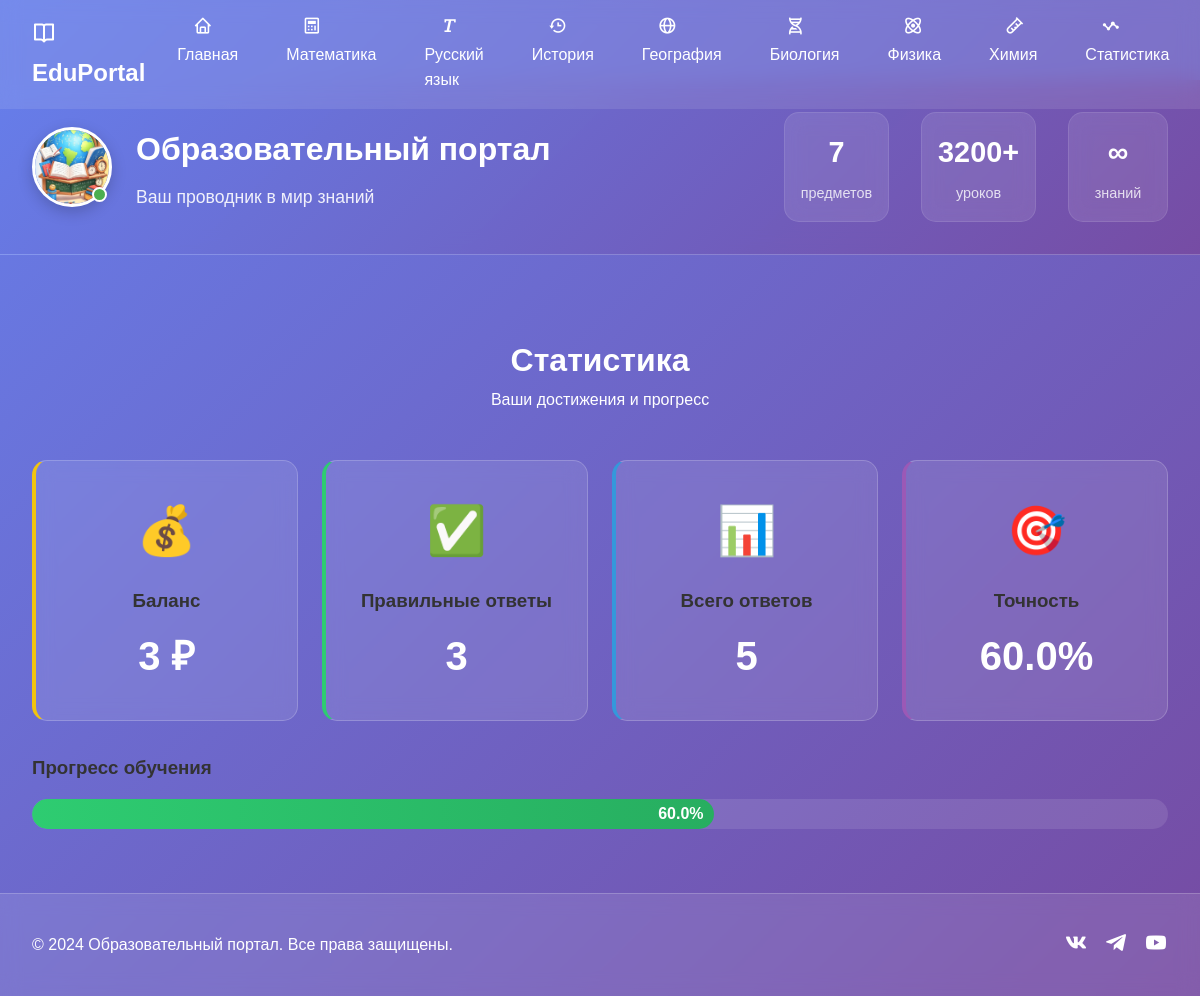
/stats (signed in), run on an earlier commit of the app's database.
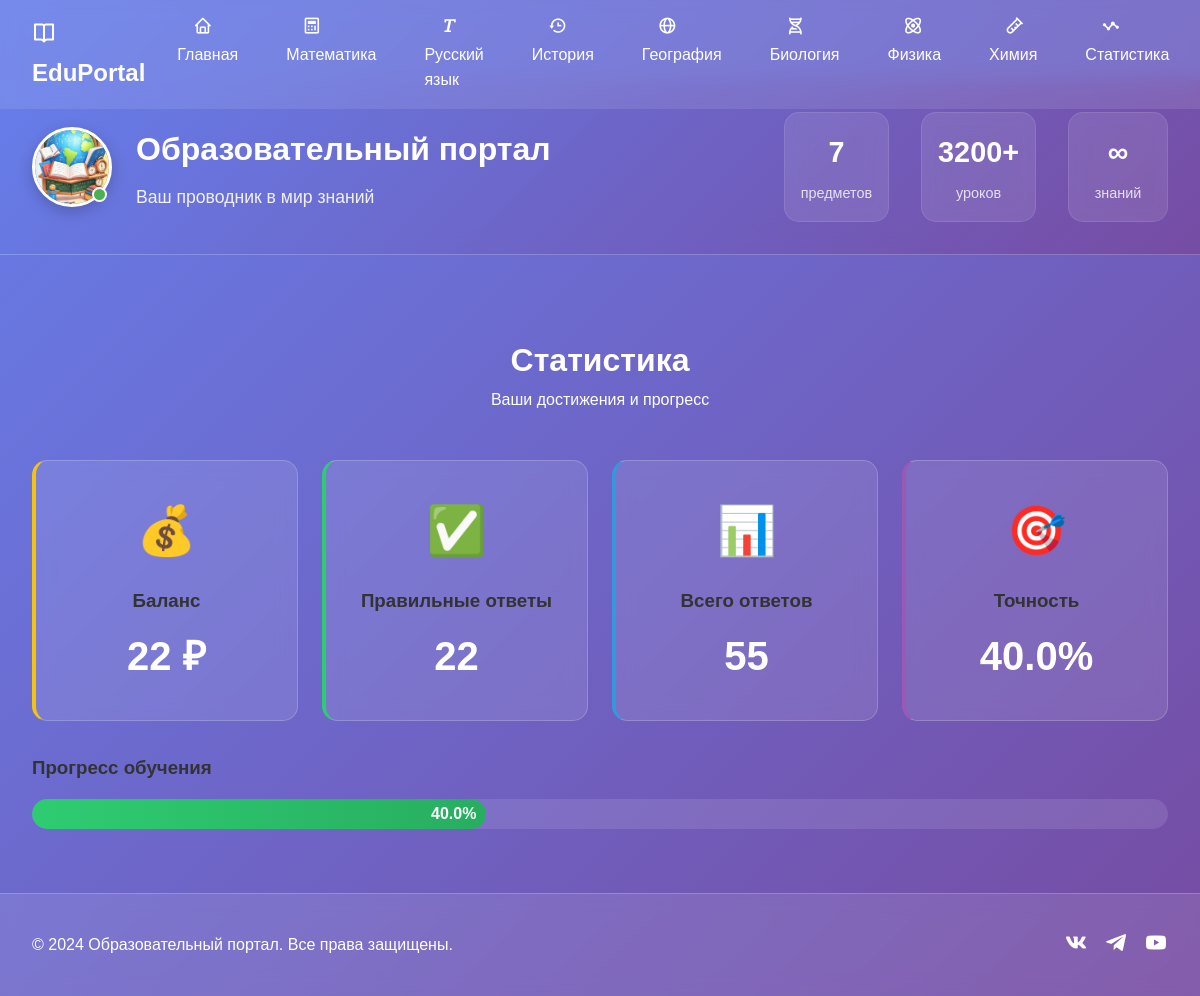
And on a later commit of the database.
### my/models.py (models this page shows, shortened)
class User(UserMixin, db.Model):
    id = db.Column(db.Integer, primary_key=True)
    username = db.Column(db.String(64), unique=True, nullable=False)
    email = db.Column(db.String(120), unique=True, nullable=False)
    password_hash = db.Column(db.String(128))
    money = db.Column(db.Integer, default=0)
    total_answers = db.Column(db.Integer, default=0)
    correct_answers = db.Column(db.Integer, default=0)
    created_at = db.Column(db.DateTime, default=datetime.utcnow)
    purchases = db.relationship('Purchase', backref='user', lazy=True)
    def get_accuracy(self):
        if self.total_answers == 0:
            return 0
        return (self.correct_answers / self.total_answers) * 100

### my/views/routes.py (the view)
@main_bp.route('/stats')
@login_required
def stats():
    return render_template('stats.html', user=current_user)

### my/models.py (called while the page is built)
def load_user(user_id):
    from my import login_manager
    return User.query.get(int(user_id))

### my/templates/stats.html
{% extends "base.html" %}
{% block content %}
<div class="subject-header">
    <h1>Статистика</h1>
    <p>Ваши достижения и прогресс</p>
</div>
<div class="stats-container">
    <div class="stats-grid">
        <div class="stat-card money-card">
            <div class="stat-icon">💰</div>
            <h3>Баланс</h3>
            <div class="stat-value">{{ user.money }} ₽</div>
        </div>
        <div class="stat-card answers-card">
            <div class="stat-icon">✅</div>
            <h3>Правильные ответы</h3>
            <div class="stat-value">{{ user.correct_answers }}</div>
        </div>
        <div class="stat-card total-card">
            <div class="stat-icon">📊</div>
            <h3>Всего ответов</h3>
            <div class="stat-value">{{ user.total_answers }}</div>
        </div>
        <div class="stat-card accuracy-card">
            <div class="stat-icon">🎯</div>
            <h3>Точность</h3>
            <div class="stat-value">{{ "%.1f"|format(user.get_accuracy()) }}%</div>
        </div>
    </div>
    <div class="stats-chart">
        <h3>Прогресс обучения</h3>
        <div class="progress-chart">
            <div class="chart-bar" style="width: {{ user.get_accuracy() }}%">
                <span class="chart-label">{{ "%.1f"|format(user.get_accuracy()) }}%</span>
            </div>
        </div>
    </div>
</div>
{% endblock %}

### my/templates/base.html (shortened to what this page needs)
<!DOCTYPE html>
<html lang="ru">
<head>
    <link rel="stylesheet" href="{{ url_for('static', filename='css/style.css') }}">
    <link href="https://unpkg.com/boxicons@2.1.4/css/boxicons.min.css" rel="stylesheet">
</head>
<body>
    <div class="profile-header">
        <div class="profile-container">
            <div class="profile-info">
                <div class="avatar">
                    <img src="{{ url_for('static', filename='img/avatar.jpg') }}" alt="Аватар" onerror="this.src='https://via.placeholder.com/80x80/667eea/ffffff?text=У'">
                    <div class="online-status"></div>
                </div>
                <div class="profile-text">
                    <h1>Образовательный портал</h1>
                    <p>Ваш проводник в мир знаний</p>
                </div>
            </div>
            <div class="profile-stats">
                <div class="stat-item">
                    <span class="stat-number">7</span>
                    <span class="stat-label">предметов</span>
                </div>
                <div class="stat-item">
                    <span class="stat-number">3200+</span>
                    <span class="stat-label">уроков</span>
                </div>
                <div class="stat-item">
                    <span class="stat-number">∞</span>
                    <span class="stat-label">знаний</span>
                </div>
            </div>
        </div>
    </div>
    <nav class="navbar">
        <div class="nav-container">
            <div class="nav-logo">
                <a href="{{ url_for('main.index') }}">
                    <i class='bx bx-book-open'></i>
                    EduPortal
                </a>
            </div>
            <ul class="nav-menu">
                <li><a href="{{ url_for('main.index') }}"><i class='bx bx-home'></i> Главная</a></li>
                <li><a href="{{ url_for('main.math') }}"><i class='bx bx-calculator'></i> Математика</a></li>
                <li><a href="{{ url_for('main.russian') }}"><i class='bx bx-text'></i> Русский язык</a></li>
                <li><a href="{{ url_for('main.history') }}"><i class='bx bx-history'></i> История</a></li>
                <li><a href="{{ url_for('main.geography') }}"><i class='bx bx-globe'></i> География</a></li>
                <li><a href="{{ url_for('main.biology') }}"><i class='bx bx-dna'></i> Биология</a></li>
                <li><a href="{{ url_for('main.physics') }}"><i class='bx bx-atom'></i> Физика</a></li>
                <li><a href="{{ url_for('main.chemistry') }}"><i class='bx bx-test-tube'></i> Химия</a></li>
                {% if current_user.is_authenticated %}
        <li><a href="{{ url_for('main.stats') }}"><i class='bx bx-stats'></i> Статистика</a></li>
    {% else %}
        <li><a href="{{ url_for('main.login') }}"><i class='bx bx-log-in'></i> Вход</a></li>
        <li><a href="{{ url_for('main.register') }}"><i class='bx bx-user-plus'></i> Регистрация</a></li>
    {% endif %}
</ul>
        </div>
    </nav>
    <main>
        {% block content %}{% endblock %}
    </main>
    <footer>
        <div class="footer-content">
            <p>© 2024 Образовательный портал. Все права защищены.</p>
            <div class="social-links">
                <a href="#"><i class='bx bxl-vk'></i></a>
                <a href="#"><i class='bx bxl-telegram'></i></a>
                <a href="#"><i class='bx bxl-youtube'></i></a>
            </div>
        </div>
    </footer>
</body>
</html>

### my/static/css/style.css (style rules this page uses)
* { margin: 0; padding: 0; box-sizing: border-box; }
body { font-family: 'Arial', sans-serif; line-height: 1.6; color: #333; background: linear-gradient(135deg, #667eea 0%, #764ba2 100%); min-height: 100vh; }
.navbar { background: rgba(255, 255, 255, 0.1); backdrop-filter: blur(10px); padding: 1rem 0; position: fixed; width: 100%; top: 0; z-index: 1000; }
.nav-container { max-width: 1200px; margin: 0 auto; display: flex; justify-content: space-between; align-items: center; padding: 0 2rem; }
.nav-logo a { color: white; text-decoration: none; font-size: 1.5rem; font-weight: bold; }
.nav-menu { display: flex; list-style: none; }
.nav-menu li { margin-left: 2rem; }
.nav-menu a { color: white; text-decoration: none; transition: all 0.3s; padding: 0.5rem 1rem; border-radius: 25px; }
main { max-width: 1200px; margin: 80px auto 2rem; padding: 0 2rem; }
.subject-header { text-align: center; margin-bottom: 3rem; color: white; }
footer { background: rgba(255, 255, 255, 0.1); backdrop-filter: blur(10px); color: white; text-align: center; padding: 2rem 0; margin-top: 4rem; border-top: 1px solid rgba(255, 255, 255, 0.2); }
.profile-header { background: linear-gradient(135deg, rgba(102, 126, 234, 0.95), rgba(118, 75, 162, 0.95)); backdrop-filter: blur(10px); padding: 2rem 0; margin-top: 80px; border-bottom: 1px solid rgba(255, 255, 255, 0.2); }
.profile-container { max-width: 1200px; margin: 0 auto; padding: 0 2rem; display: flex; justify-content: space-between; align-items: center; flex-wrap: wrap; gap: 2rem; }
.profile-info { display: flex; align-items: center; gap: 1.5rem; }
.avatar { position: relative; width: 80px; height: 80px; }
.avatar img { width: 100%; height: 100%; border-radius: 50%; object-fit: cover; border: 3px solid white; box-shadow: 0 5px 15px rgba(0, 0, 0, 0.2); }
.online-status { position: absolute; bottom: 5px; right: 5px; width: 15px; height: 15px; background: #4CAF50; border: 2px solid white; border-radius: 50%; }
.profile-text h1 { color: white; font-size: 2rem; margin-bottom: 0.5rem; font-weight: 600; }
.profile-text p { color: rgba(255, 255, 255, 0.9); font-size: 1.1rem; }
.profile-stats { display: flex; gap: 2rem; }
.stat-item { text-align: center; padding: 1rem; background: rgba(255, 255, 255, 0.1); border-radius: 15px; min-width: 100px; backdrop-filter: blur(10px); border: 1px solid rgba(255, 255, 255, 0.1); transition: all 0.3s ease; }
.stat-number { display: block; font-size: 1.8rem; font-weight: bold; color: white; margin-bottom: 0.3rem; }
.stat-label { font-size: 0.9rem; color: rgba(255, 255, 255, 0.8); }
.nav-menu a i { margin-right: 0.5rem; font-size: 1.2rem; }
.footer-content { display: flex; justify-content: space-between; align-items: center; max-width: 1200px; margin: 0 auto; padding: 0 2rem; }
.social-links { display: flex; gap: 1rem; }
.social-links a { color: white; font-size: 1.5rem; transition: all 0.3s ease; }
.profile-header { animation: slideInDown 0.6s ease-out; }
.stats-grid { display: grid; grid-template-columns: repeat(auto-fit, minmax(250px, 1fr)); gap: 1.5rem; margin-bottom: 2rem; }
.stat-card { background: rgba(255, 255, 255, 0.1); padding: 2rem; border-radius: 15px; border: 1px solid rgba(255, 255, 255, 0.2); text-align: center; backdrop-filter: blur(10px); }
.stat-icon { font-size: 3rem; margin-bottom: 1rem; }
.stat-value { font-size: 2.5rem; font-weight: bold; color: white; margin-top: 0.5rem; }
.money-card { border-left: 4px solid #f1c40f; }
.answers-card { border-left: 4px solid #2ecc71; }
.total-card { border-left: 4px solid #3498db; }
.accuracy-card { border-left: 4px solid #9b59b6; }
.progress-chart { width: 100%; height: 30px; background: rgba(255, 255, 255, 0.1); border-radius: 15px; overflow: hidden; margin: 1rem 0; }
.chart-bar { height: 100%; background: linear-gradient(90deg, #2ecc71, #27ae60); border-radius: 15px; position: relative; transition: width 1s ease; }
.chart-label { position: absolute; right: 10px; color: white; font-weight: bold; line-height: 30px; }

What changed in the data, as far as the page shows it:
changed User: money "3" → "22"; correct_answers "3" → "22"; total_answers "5" → "55"; get_accuracy "60.0" → "40.0"
